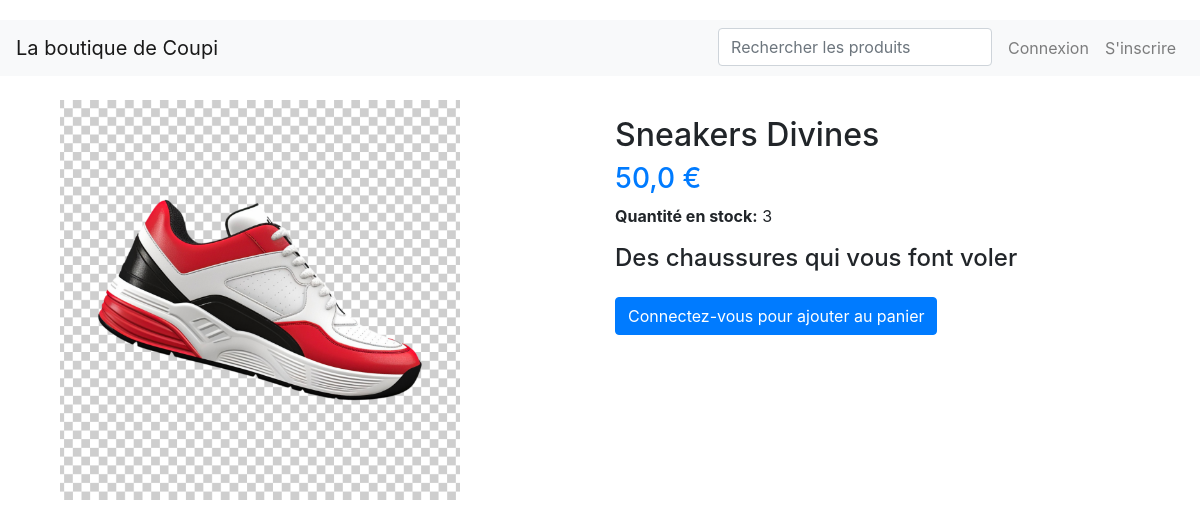
Page /product/sneakers-divines/ on the committed database.
### store/models.py (models this page shows, shortened)
class Product(models.Model):
    name = models.CharField(max_length=100)
    slug = models.SlugField(max_length=100,unique=True, blank=True)
    price = models.FloatField(default=0.0)
    qte_stock = models.IntegerField(default=0)
    description = models.TextField(blank=True)
    image = models.ImageField(upload_to='products', blank=True, null=True)
    user = models.ForeignKey(AUTH_USER_MODEL, on_delete=models.CASCADE)

### store/views.py (the view)
# urls.py: path('product/<str:slug>/', product_detail, name="product_detail"),
def product_detail(request,slug):
    product = get_object_or_404(Product, slug=slug)
    return render(request,'detail.html', context={"product": product})

### store/templates/detail.html
{% extends 'base.html' %}
{% block content %}
<div class="container mt-4">
    <div class="row">
        <div class="col-md-6">
            <img src="{{ product.image.url }}" alt="{{ product.name }}" class="img-fluid" style="max-height: 400px; object-fit: cover;">
        </div>
        <div class="col-md-6">
            <h2 class="mt-3">{{ product.name }}</h2>
            <h3 class="text-primary">{{ product.price }} €</h3>
            <p><strong>Quantité en stock:</strong> {{ product.qte_stock }}</p>
            <h4 class="mt-3">{{ product.description }}</h4>
            {% if user.is_authenticated %}
            <p class="mt-4">
                <a href="{% url 'add-to-cart' product.slug %}" class="btn btn-success">Ajouter au panier</a>
            </p>
            {% else %}
            <p class="mt-4">
                <a href="{% url 'login' %}" class="btn btn-primary">Connectez-vous pour ajouter au panier</a>
            </p>
            {% endif %}
        </div>
    </div>
</div>
{% endblock %}

### templates/base.html (style rules this page uses)
body { padding-top: 20px; }

### rows in the picture
Product: image (picture), name "Sneakers Divines", price "50,0", qte_stock "3", description "Des chaussures qui vous font voler"
